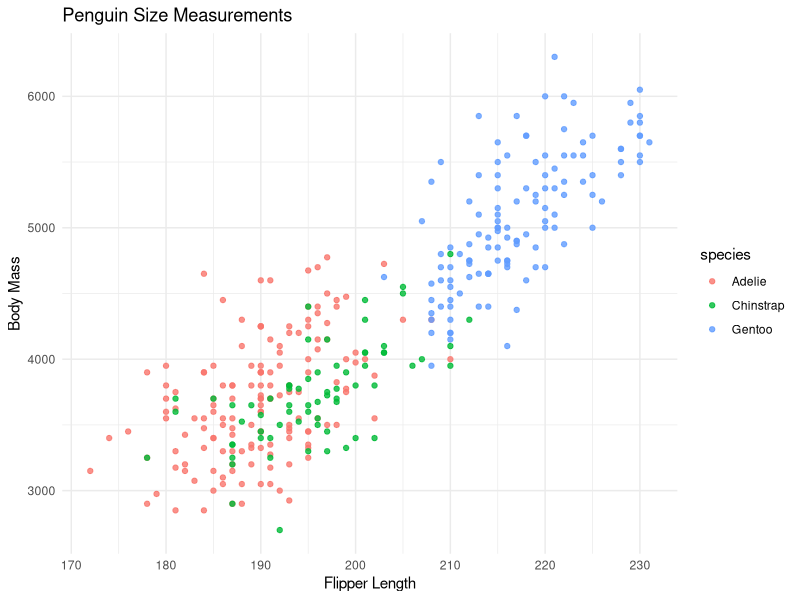

This figure's R source:
## ---- chunk 1
library(tidyverse)
library(palmerpenguins)
penguins |> 
  drop_na(bill_length_mm) |>
  group_by(species) |>
  summarize(
    avg_bill_length = mean(bill_length_mm)
  )
## ---- chunk 2
ggplot(
  data = penguins, mapping = aes(x = flipper_length_mm, y = body_mass_g, color = species)
) +
  geom_point(alpha = 0.8) +
  labs(
    title = "Penguin Size Measurements",
    x = "Flipper Length",
    y = "Body Mass"
  ) +
  theme_minimal()
